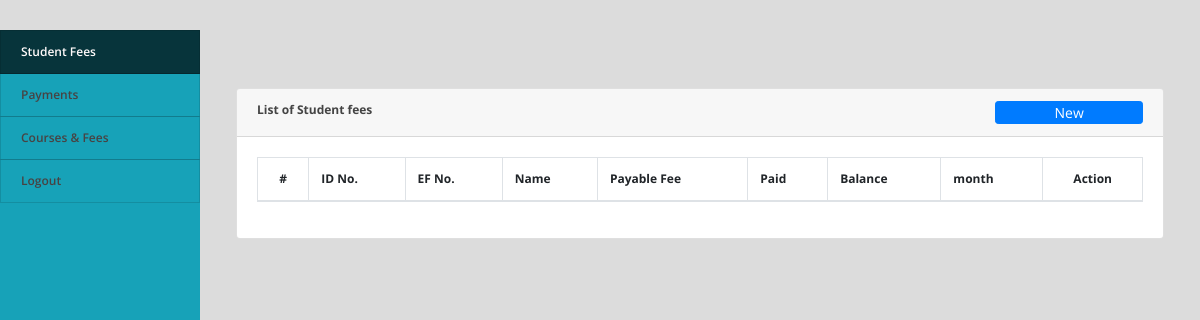
Page /accountant/index.php?page=fees (signed in) on the earlier database version.
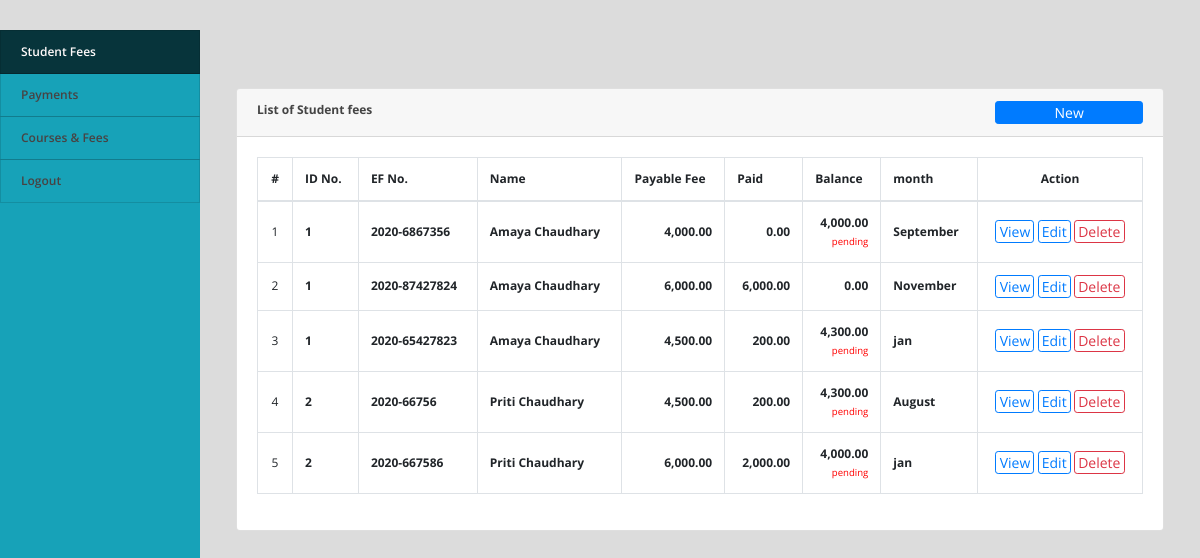
Same page on the later database version.
### tables this page shows
CREATE TABLE `student_ef_list` (
  `id` int(30) NOT NULL,
  `student_id` int(30) NOT NULL,
  `ef_no` varchar(200) NOT NULL,
  `course_id` int(30) NOT NULL,
  `total_fee` float NOT NULL,
  `date_created` datetime NOT NULL DEFAULT current_timestamp(),
  `month` varchar(20) NOT NULL
);

CREATE TABLE `students` (
  `student_id` int(11) NOT NULL,
  `name` varchar(255) NOT NULL,
  `email` varchar(255) NOT NULL,
  `password` varchar(255) NOT NULL,
  `class_id` int(11) NOT NULL,
  `phone` varchar(255) NOT NULL,
  `gender` varchar(255) NOT NULL,
  `dob` date NOT NULL,
  `created_at` date NOT NULL DEFAULT current_timestamp(),
  `address` varchar(255) NOT NULL,
  `active` int(1) NOT NULL DEFAULT 1
);

### accountant/fees.php (the view, shortened to what this page needs)
<?php include('../config.php');?>
<div class="container-fluid">
	<div class="col-lg-12">
		<div class="row">
			<div class="col-md-12">
				<div class="card">
					<div class="card-header">
						<b>List of Student fees </b>
						<span class="float:right"><a class="btn btn-primary btn-block btn-sm col-sm-2 float-right" href="javascript:void(0)" id="new_fees">
					<i class="fa fa-plus"></i> New
				</a></span>
					</div>
					<div class="card-body">
						<table class="table table-condensed table-bordered table-hover">
							<thead>
								<tr>
									<th class="text-center">#</th>
									<th class="">ID No.</th>
									<th class="">EF No.</th>
									<th class="">Name</th>
									<th class="">Payable Fee</th>
									<th class="">Paid</th>
									<th class="">Balance</th>
									<th class="">month</th>
									<th class="text-center">Action</th>
								</tr>
							</thead>
							<tbody>
								<?php
								$i = 1;
								$fees = $conn->query("SELECT ef.*,s.name as sname,s.student_id FROM student_ef_list ef inner join students s on s.student_id = ef.student_id order by s.name asc ");
								while($row=$fees->fetch_assoc()):
									$paid = $conn->query("SELECT sum(amount) as paid FROM payments where ef_id=".$row['id']);
									$paid = $paid->num_rows > 0 ? $paid->fetch_array()['paid']:'';
									$balance = $row['total_fee'] - $paid;
								?>
								<tr>
									<td class="text-center"><?php echo $i++ ?></td>
									<td>
										<p> <b><?php echo $row['student_id'] ?></b></p>
									</td>
									<td>
										<p> <b><?php echo $row['ef_no'] ?></b></p>
									</td>
									<td>
										<p> <b><?php echo ucwords($row['sname']) ?></b></p>
									</td>
									<td class="text-right">
										<p> <b><?php echo number_format($row['total_fee'],2) ?></b></p>
									</td>
									<td class="text-right">
										<p> <b><?php echo number_format($paid,2) ?></b></p>
									<td class="text-right">
										<p> <b><?php echo number_format($balance,2) ?></b></p>
										<?php if($balance>0){ ?>
											<small style="color:red;">pending</small>
										<?php } ?>
									</td>
									<td>
										<p> <b><?php echo $row['month'] ?></b></p>
									</td>
									<td class="text-center">
										<button class="btn btn-sm btn-outline-primary view_payment" type="button" data-id="<?php echo $row['id'] ?>">View</button>
										<button class="btn btn-sm btn-outline-primary edit_fees" type="button" data-id="<?php echo $row['id'] ?>" >Edit</button>
										<button class="btn btn-sm btn-outline-danger delete_fees" type="button" data-id="<?php echo $row['id'] ?>">Delete</button>
									</td>
								</tr>
								<?php endwhile; ?>
							</tbody>
						</table>
					</div>
				</div>
			</div>
		</div>
	</div>
</div>

Differences in the rows shown:
added student_ef_list: student.student_id "1", ef_no "2020-6867356", student.name "Amaya Chaudhary", total_fee "4,000.00", paid "0.00", shows "pending", month "September"
added student_ef_list: student.student_id "1", ef_no "2020-87427824", student.name "Amaya Chaudhary", total_fee "6,000.00", paid "6,000.00", balance "0.00", month "November"
added student_ef_list: student.student_id "1", ef_no "2020-65427823", student.name "Amaya Chaudhary", total_fee "4,500.00", paid "200.00", balance "4,300.00", shows "pending", month "jan"
added student_ef_list: student.student_id "2", ef_no "2020-66756", student.name "Priti Chaudhary", total_fee "4,500.00", paid "200.00", balance "4,300.00", shows "pending", month "August"
added student_ef_list: student.student_id "2", ef_no "2020-667586", student.name "Priti Chaudhary", total_fee "6,000.00", paid "2,000.00", balance "4,000.00", shows "pending", month "jan"
